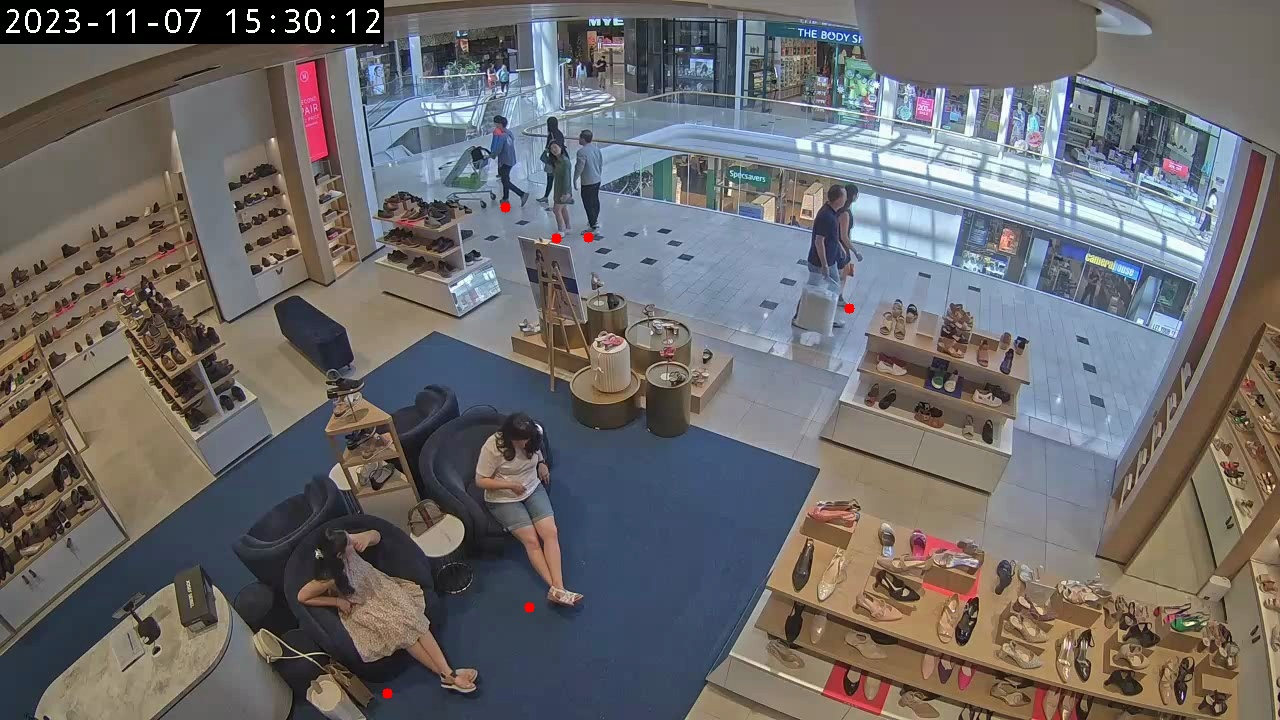
#> input picture frame.jpg, 1280 x 720 px
$ python plot.py
#> lines starting #> are read from the running program, lines starting #| are printed output that depends on the picture; after the words box and inside, x2 and y2 are one past the last pixel; in counts of white or black regions, pixels touching at a corner belong together
import cv2
import numpy as np

ENTRANCE_A = (280, 280)
ENTRANCE_B = (1110, 464)

frame = cv2.imread('frame.jpg')
#> frame is the input picture: shape (720, 1280, 3); mean B, G, R 106.4, 105.7, 108.1

STOP_ZONE = np.array([
    [524, 180],
    [1120, 327],
    [1110, 464],
    [280, 280],
], dtype=np.int32)


store = np.array([
    [0, 165],
    [1140, 450],
    [1280, 720],
    [0, 720],
], dtype=np.int32)

cv2.polylines(frame, [store], True, (255, 0, 0), 2)
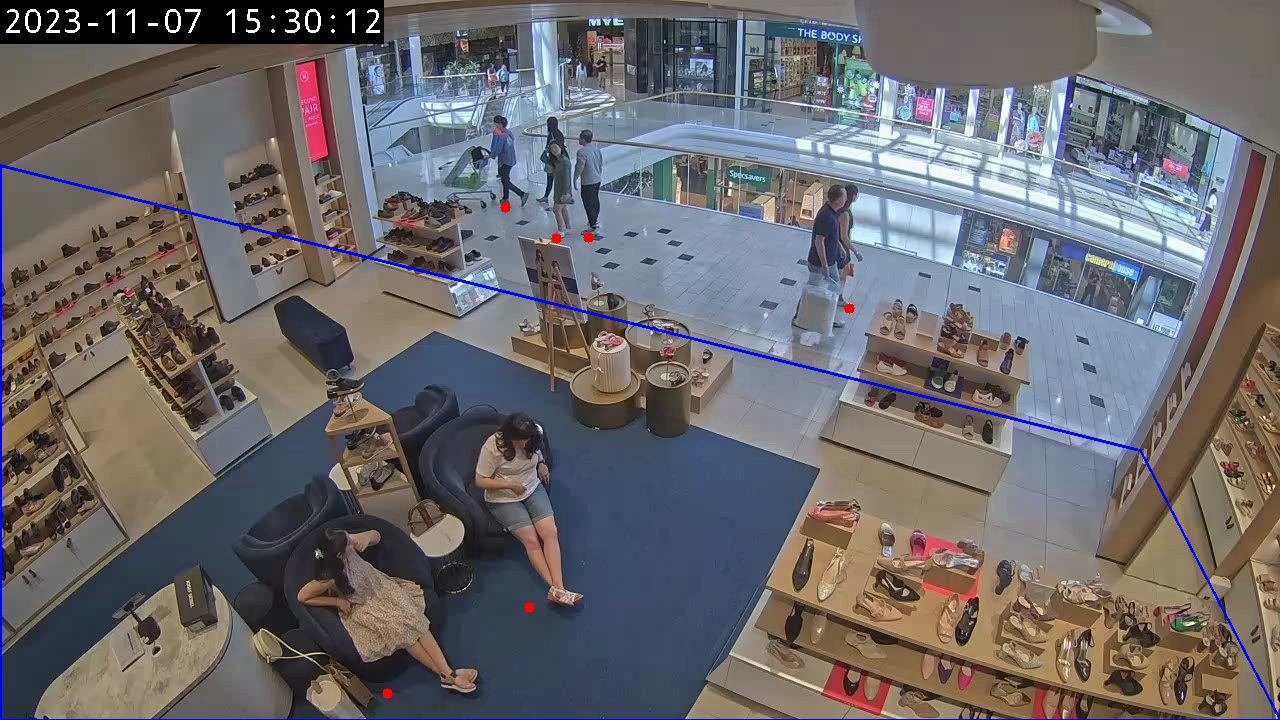
#> frame: shape (720, 1280, 3); 0.71% of pixels changed, all inside (x1, y1, x2, y2) = (0, 164, 1280, 720)

# cv2.line(frame, ENTRANCE_A, ENTRANCE_B, (0, 255, 255), 3)

# cv2.circle(frame, point3, 5, (0, 0, 255), -1)
# cv2.circle(frame, point4, 5, (0, 0, 255), -1)

cv2.imwrite('store.jpg', frame)
